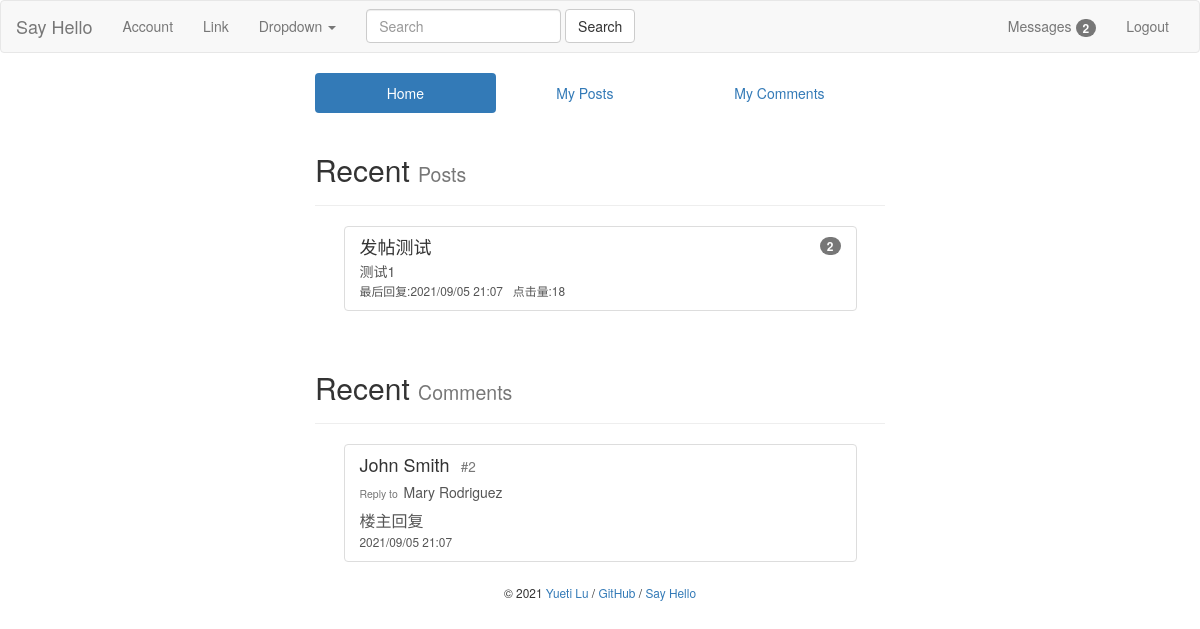
The app's page /admin/index (signed in) with its own data.
### bluelog/models.py (models this page shows)
class Post(db.Model):
    id = db.Column(db.Integer, primary_key=True)
    title = db.Column(db.String(60))
    body = db.Column(db.Text)
    name = db.Column(db.String(60))
    clickNum = db.Column(db.Integer, default=0)
    commentNum = db.Column(db.Integer, default=0)
    postTime = db.Column(db.DateTime, default=datetime.now)
    timestamp = db.Column(db.DateTime, default=datetime.now)
    user_id = db.Column(db.Integer, db.ForeignKey('user.id'))
    user = db.relationship('User', back_populates='posts')
    comments = db.relationship('Comment', back_populates='post', cascade='all,delete-orphan')

class Comment(db.Model):
    id = db.Column(db.Integer, primary_key=True)
    name = db.Column(db.String(30))
    body = db.Column(db.Text)
    replyTo = db.Column(db.String(30))
    commentFloor = db.Column(db.Integer)
    from_admin = db.Column(db.Boolean, default=False)
    timestamp = db.Column(db.DateTime, default=datetime.now, index=True)
    post_id = db.Column(db.Integer, db.ForeignKey('post.id'))
    post = db.relationship('Post', back_populates='comments')
    user_id = db.Column(db.Integer, db.ForeignKey('user.id'))
    user = db.relationship('User', back_populates='comments')

### bluelog/blueprints/admin.py (the view)
@admin_bp.route('/index')
def index():
    if not current_user.is_authenticated:
        return redirect(url_for('blog.index'))
    else:
        recentPosts = Post.query.filter(Post.user_id == current_user.id).order_by(Post.postTime.desc()).limit(5)
        recentComments = Comment.query.filter(Comment.user_id == current_user.id) \
            .order_by(Comment.timestamp.desc()).limit(5)
        return render_template('admin/index.html', posts=recentPosts, comments=recentComments)

### bluelog/forms.py
class SearchForm(FlaskForm):
    body = StringField('SearchMessage', validators=[DataRequired()])
    submit = SubmitField('Search')

### bluelog/__init__.py (called while the page is built)
def register_template_context(app):
    @app.context_processor
    def injectSearchForm():
        searchForm = SearchForm()
        return dict(searchForm=searchForm)
    @app.context_processor
    def injectUnreadMessage():
        if current_user.is_authenticated:
            user = User.query.get(current_user.id)
            unreadMessageNum = UnreadMessage.query.filter(and_(UnreadMessage.user_id == user.id,
                                                               UnreadMessage.haveRead == 0)).count()
            return dict(unreadMessageNum=unreadMessageNum)
        else:
            return dict(unreadMessageNum=0)

### bluelog/extensions.py (called while the page is built)
@login_manager.user_loader
def load_user(user_id):
    from bluelog.models import User
    user = User.query.get(int(user_id))
    return user

### bluelog/templates/admin/index.html
{% extends 'base.html' %}
{% from "macros.html" import show_flash with context %}
{% from "macros.html" import show_footer %}
{% from "macros.html" import show_comment_in_href %}
{% from "macros.html" import show_post_in_index %}
{% block content %}
    <div class="col-md-3"></div>
    <div class="col-md-6">
        <ul class="nav nav-pills nav-justified">
          <li role="presentation" class="active"><a href="{{ url_for('admin.index') }}">Home</a></li>
          <li role="presentation"><a href="{{ url_for('admin.managePosts') }}">My Posts</a></li>
          <li role="presentation"><a href="{{ url_for('admin.manageComments') }}">My Comments</a></li>
        </ul>
        <div class="page-header">
            <h2>Recent <small>Posts</small></h2>
        </div>
        <ul class="list-group" style="margin:0 auto; width:90%">
            {% for post in posts %}
                {{ show_post_in_index(post) }}
            {% endfor %}
        </ul>
        <br>
        <div class="page-header">
            <h2>Recent <small>Comments</small></h2>
        </div>
        <ul class="list-group" style="margin:0 auto; width:90%">
            {% for comment in comments %}
                {{ show_comment_in_href(comment) }}
            {% endfor %}
        </ul>
        {{ show_footer() }}
    </div>
    <div class="col-md-3"></div>
{% endblock content %}

### bluelog/templates/macros.html (shortened to what this page needs)
{% macro show_footer() %}
    <footer class="text-center" style="margin-top: 20px;">
        <small> &copy; 2021 <a href="https://github.com/luyueti111" title="Written by Grey Li">Yueti Lu</a> /
            <a href="https://github.com/luyueti111/Bluelog" title="Fork me on GitHub">GitHub</a> /
            <a href="{{ url_for('blog.hello') }}" title="A HelloFlask project">Say Hello</a>
        </small>
    </footer>
{% endmacro %}
{% macro show_post_in_index(post) %}
    <a class="list-group-item" href="{{ url_for('blog.replyPage', post_id=post.id) }}">
        <span class="badge">{{ post.commentNum }}</span>
        <h4 class="list-group-item-heading">{{ post.title }}</h4>
        <p class="list-group-item-text" style="width: 100%; word-break: break-all; word-wrap: break-word">{{ post.body }}</p>
        <small style="right: 0">
            最后回复:{{ post.timestamp.strftime('%Y/%m/%d %H:%M') }}&nbsp;&nbsp;
        </small>
        <small>点击量:{{ post.clickNum }}&nbsp;&nbsp;</small>
    </a>
{% endmacro %}
{% macro show_comment_in_href(comment) %}
    {% set post = comment.post %}
    <a class="list-group-item" href="{{ url_for('blog.replyPage', post_id=comment.post_id) }}">
        {% if comment.name == post.name %}
            <h4 class="list-group-item-heading text-info">{{ comment.name }}<small>&nbsp;&nbsp;&nbsp;#{{ comment.commentFloor }}</small></h4>
        {% else %}
            <h4 class="list-group-item-heading">{{ comment.name }}<small>&nbsp;&nbsp;&nbsp;#{{ comment.commentFloor }}</small></h4>
        {% endif %}
        {% if comment.replyTo is not none and comment.replyTo != comment.name%}
            <h5><small>Reply to&nbsp;&nbsp;</small>{{ comment.replyTo }}</h5>
        {% endif %}
        <p class="list-group-item-text" style="width: 100%; word-break: break-all; word-wrap: break-word; font-size: medium">{{ comment.body }}</p>
        <small>
            {{ comment.timestamp.strftime('%Y/%m/%d %H:%M') }}
        </small>
    </a>
{% endmacro %}

### records on screen
Post: commentNum "2", title "发帖测试", body "测试1", timestamp "2021/09/05 21:07", clickNum "18"
Comment: name "John Smith", commentFloor "2", replyTo "Mary Rodriguez", body "楼主回复", timestamp "2021/09/05 21:07"

### other values on screen
{{ unreadMessageNum }} "2"
